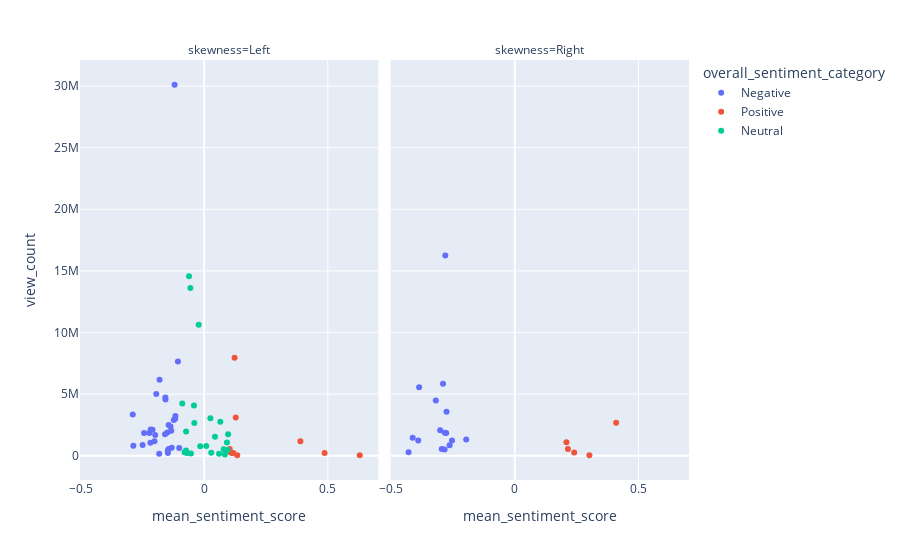

Notebook source saved alongside this figure:
### Code cell
fig = px.scatter(video_df_top, x="mean_sentiment_score", y="view_count" , hover_data=['video_title' , 'upload_date' ,'mean_sentiment_score' , 'median_sentiment_score' ,'skewness' ,'overall_sentiment_category'] , color = 'overall_sentiment_category' , facet_col = 'skewness')
fig.show()

### Figure 1 — Plotly figure (JSON) as saved in the notebook; plotly's stock layout.template omitted (floating-point values rounded to 4 significant figures; data arrays with more than 128 entries replaced by an {"elided": "..."} marker saying what was removed)
{"data": [{"customdata": {"elided": "30x5 mixed values"}, "hovertemplate": "overall_sentiment_category=%{customdata[4]}<br>skewness=%{customdata[3]}<br>mean_sentiment_score=%{x}<br>view_count=%{y}<br>video_title=%{customdata[0]}<br>upload_date=%{customdata[1]}<br>median_sentiment_score=%{customdata[2]}<extra></extra>", "legendgroup": "Negative", "marker": {"color": "#636efa", "symbol": "circle"}, "mode": "markers", "name": "Negative", "orientation": "v", "showlegend": true, "type": "scatter", "x": [-0.1819, -0.2175, -0.1311, -0.157, -0.1466, -0.1468, -0.1439, -0.1804, -0.123, -0.1567, -0.1938, -0.2164, -0.2889, -0.1164, -0.2009, -0.1435, -0.1195, -0.2865, -0.1361, -0.1061, -0.1982, -0.1331, -0.243, -0.249, -0.101, -0.1584, -0.1171, -0.1487, -0.2215, -0.2089], "xaxis": "x", "y": [154792, 1038455, 650797, 4715317, 435588, 223064, 2493035, 6163849, 2900702, 4554853, 5004675, 2116905, 3348675, 3214566, 1160878, 546741, 30106646, 806622, 2370984, 7633883, 1681458, 2018008, 1837882, 866417, 625339, 1729501, 3004250, 1871976, 1835207, 2103937], "yaxis": "y"}, {"customdata": [["I got thumbnail advice from MrBeast 😏", "2021-09-02T00:00:00", -0.6546, "Right", "Negative"], ["I tried flipping NFTs… here’s how much I made.", "2021-10-27T00:00:00", -0.5903, "Right", "Negative"], ["How much I made selling dollar store items online…", "2022-01-17T00:00:00", -0.7247, "Right", "Negative"], ["I tried finding profitable flips at Walmart…", "2022-02-25T00:00:00", -0.5352, "Right", "Negative"], ["Why I spent $3k on a full send metacard NFT (Nelk)", "2022-03-15T00:00:00", -0.497, "Right", "Negative"], ["I tried finding profitable flips at Goodwill…", "2022-03-24T00:00:00", -0.7108, "Right", "Negative"], ["I tried finding profitable flips at Walmart AGAIN", "2022-04-01T00:00:00", -0.6003, "Right", "Negative"], ["I looked for profit in a RICH CITY thrift store", "2022-05-27T00:00:00", -0.5032, "Right", "Negative"], ["Confronting the seller of the “cheapest rolex on ebay”", "2022-06-10T00:00:00", -0.6301, "Right", "Negative"], ["Surprising her with the cheapest rolex on eBay", "2022-06-13T00:00:00", -0.4919, "Right", "Negative"], ["Did this seller scam me with her rolex?", "2022-06-22T00:00:00", -0.6071, "Right", "Negative"], ["I tried going viral as a small brand", "2022-07-01T00:00:00", -0.5251, "Right", "Negative"], ["I’m turning a meme page into a business", "2022-07-22T00:00:00", -0.6512, "Right", "Negative"], ["How much iPhone box costs to make in USA vs. China", "2022-07-30T00:00:00", -0.6098, "Right", "Negative"], ["Is Gold Pay Dirt A Good Side Hustle?", "2022-08-22T00:00:00", -0.5344, "Right", "Negative"], ["How much gold I found in Amazon pay dirt", "2022-08-23T00:00:00", -0.4901, "Right", "Negative"]], "hovertemplate": "overall_sentiment_category=%{customdata[4]}<br>skewness=%{customdata[3]}<br>mean_sentiment_score=%{x}<br>view_count=%{y}<br>video_title=%{customdata[0]}<br>upload_date=%{customdata[1]}<br>median_sentiment_score=%{customdata[2]}<extra></extra>", "legendgroup": "Negative", "marker": {"color": "#636efa", "symbol": "circle"}, "mode": "markers", "name": "Negative", "orientation": "v", "showlegend": false, "type": "scatter", "x": [-0.2954, -0.3193, -0.4127, -0.2809, -0.2837, -0.3904, -0.3017, -0.283, -0.2539, -0.1965, -0.2635, -0.2759, -0.4294, -0.3868, -0.2772, -0.2901], "xaxis": "x2", "y": [532261, 4474616, 1452106, 16236845, 508914, 1220806, 2057610, 1861965, 1234922, 1316230, 853458, 3554636, 269367, 5546984, 1844903, 5827039], "yaxis": "y2"}, {"customdata": [["My New Money Printing Tablet Farm", "2022-01-07T00:00:00", 0.1564, "Left", "Positive"], ["What influencers actually get for free…", "2022-03-08T00:00:00", 0.13, "Left", "Positive"], ["I upgraded my $ making hotspot (week 2 results)", "2022-03-10T00:00:00", 0.1609, "Left", "Positive"], ["I Bought The Cheapest Rolex On eBay", "2022-06-08T00:00:00", 0.1507, "Left", "Positive"], ["Taste testing the most expensive water on Amazon", "2022-07-07T00:00:00", 0.1462, "Left", "Positive"], ["I paid Fiverr to redesign my product packaging", "2022-07-14T00:00:00", 0.1508, "Left", "Positive"], ["saying goodbye…", "2022-08-03T00:00:00", 0.6382, "Left", "Positive"], ["I Bought Gold Pay Dirt And Made $______", "2022-08-19T00:00:00", 0.1465, "Left", "Positive"], ["I bought $500 worth of G-Shock￼￼ watches", "2022-10-14T00:00:00", 0.4699, "Left", "Positive"], ["Anyone need a new camera?", "2022-11-01T00:00:00", 0.7874, "Left", "Positive"]], "hovertemplate": "overall_sentiment_category=%{customdata[4]}<br>skewness=%{customdata[3]}<br>mean_sentiment_score=%{x}<br>view_count=%{y}<br>video_title=%{customdata[0]}<br>upload_date=%{customdata[1]}<br>median_sentiment_score=%{customdata[2]}<extra></extra>", "legendgroup": "Positive", "marker": {"color": "#EF553B", "symbol": "circle"}, "mode": "markers", "name": "Positive", "orientation": "v", "showlegend": true, "type": "scatter", "x": [0.1114, 0.1067, 0.1033, 0.1177, 0.1276, 0.1229, 0.4871, 0.1336, 0.389, 0.629], "xaxis": "x", "y": [225342, 270517, 541794, 221018, 3095865, 7941682, 215543, 37322, 1162979, 40723], "yaxis": "y"}, {"customdata": [["A multimillionaire CEO’s secret manufacturing tip", "2022-02-18T00:00:00", 0.1608, "Right", "Positive"], ["I made a diamond play button out of paper", "2022-03-02T00:00:00", 0.1789, "Right", "Positive"], ["I tried starting a streetwear brand for $70", "2022-03-07T00:00:00", 0.1591, "Right", "Positive"], ["My sneaky plan to monetize my meme page…", "2022-05-18T00:00:00", 0.1375, "Right", "Positive"], ["My Money Printing Tablet Farm Journey (How much I made)", "2022-05-24T00:00:00", 0.1683, "Right", "Positive"]], "hovertemplate": "overall_sentiment_category=%{customdata[4]}<br>skewness=%{customdata[3]}<br>mean_sentiment_score=%{x}<br>view_count=%{y}<br>video_title=%{customdata[0]}<br>upload_date=%{customdata[1]}<br>median_sentiment_score=%{customdata[2]}<extra></extra>", "legendgroup": "Positive", "marker": {"color": "#EF553B", "symbol": "circle"}, "mode": "markers", "name": "Positive", "orientation": "v", "showlegend": false, "type": "scatter", "x": [0.2088, 0.41, 0.215, 0.2402, 0.3017], "xaxis": "x2", "y": [1092992, 2674456, 530461, 252723, 32861], "yaxis": "y2"}, {"customdata": [["At 25yo I was doing $100k per month on eBay", "2022-01-24T00:00:00", 0.1503, "Left", "Neutral"], ["I Paid Fiverr Video Editors To Make A Commercial", "2022-01-25T00:00:00", 0.1386, "Left", "Neutral"], ["How much my Pokémon cards investment is worth 💰", "2022-01-26T00:00:00", 0.1308, "Left", "Neutral"], ["How I built a tablet farm that makes me money…", "2022-01-28T00:00:00", 0.1246, "Left", "Neutral"], ["I made a chain so I can wear my NFT’s…", "2022-02-02T00:00:00", 0.1297, "Left", "Neutral"], ["How to grow $1k into $1mil online (what I did)", "2022-02-04T00:00:00", 0.1206, "Left", "Neutral"], ["Ranking side hustles I’ve tried from worst to best", "2022-02-14T00:00:00", 0.1413, "Left", "Neutral"], ["I built a sunglasses brand to compete with Ray-Ban", "2022-02-24T00:00:00", 0.1253, "Left", "Neutral"], ["I tried making a pro commercial for under $500", "2022-04-21T00:00:00", 0.1314, "Left", "Neutral"], ["I bought a Pokémon collection to flip for profit (AGAIN)", "2022-04-29T00:00:00", 0.1356, "Left", "Neutral"], ["Make this ONE change to 2x your eBay/Amazon sales", "2022-05-20T00:00:00", 0.1381, "Left", "Neutral"], ["Did I find real Yeezy slides?", "2022-05-30T00:00:00", 0.1164, "Left", "Neutral"], ["I’m building a sunglasses brand to compete with Rayban (ep.2)", "2022-06-28T00:00:00", 0.1338, "Left", "Neutral"], ["I tried turning $21 into $100 in profit (30min challenge)", "2022-07-12T00:00:00", 0.1206, "Left", "Neutral"], ["I bought a questionable pineapple…", "2022-07-20T00:00:00", 0.1254, "Left", "Neutral"], ["How she started a $10mil per year “side hustle”", "2022-07-28T00:00:00", 0.1222, "Left", "Neutral"], ["Revealing My Entire Pokémon Investment", "2022-08-08T00:00:00", 0.1472, "Left", "Neutral"], ["He sold me fake Pokémon cards… maybe?", "2022-08-12T00:00:00", 0.1329, "Left", "Neutral"], ["I got a gadget filled mystery box in the mail #shorts #sponsored", "2022-08-31T00:00:00", 0.1342, "Left", "Neutral"], ["I paid an artist $20 to turn Yeezy sneakers into sunglasses", "2022-09-01T00:00:00", 0.1313, "Left", "Neutral"], ["Testing the world’s brightest flashlight OUTSIDE", "2022-09-08T00:00:00", 0.1384, "Left", "Neutral"], ["I manufactured Yeezy sunglasses from scratch", "2022-10-12T00:00:00", 0.154, "Left", "Neutral"], ["Confronting the seller of a questionable Kobe autograph", "2022-11-02T00:00:00", 0.1166, "Left", "Neutral"]], "hovertemplate": "overall_sentiment_category=%{customdata[4]}<br>skewness=%{customdata[3]}<br>mean_sentiment_score=%{x}<br>view_count=%{y}<br>video_title=%{customdata[0]}<br>upload_date=%{customdata[1]}<br>median_sentiment_score=%{customdata[2]}<extra></extra>", "legendgroup": "Neutral", "marker": {"color": "#00cc96", "symbol": "circle"}, "mode": "markers", "name": "Neutral", "orientation": "v", "showlegend": true, "type": "scatter", "x": [0.07892, 0.09683, -0.06127, -0.05612, 0.0838, -0.07903, 0.0249, -0.03982, 0.06025, 0.0437, 0.09203, -0.04126, -0.01623, -0.07333, -0.02234, -0.05356, 0.06532, -0.07357, -0.07036, -0.08861, 0.02862, 0.09488, 0.00832], "xaxis": "x", "y": [521855, 1744928, 14570731, 13609004, 98791, 268687, 3036555, 2644327, 150244, 1533920, 1075509, 4074711, 771667, 1952270, 10616068, 180821, 2756855, 421491, 211944, 4234596, 229984, 455182, 781610], "yaxis": "y"}], "layout": {"annotations": [{"font": {}, "showarrow": false, "text": "skewness=Left", "x": 0.245, "xanchor": "center", "xref": "paper", "y": 1, "yanchor": "bottom", "yref": "paper"}, {"font": {}, "showarrow": false, "text": "skewness=Right", "x": 0.755, "xanchor": "center", "xref": "paper", "y": 1, "yanchor": "bottom", "yref": "paper"}], "legend": {"title": {"text": "overall_sentiment_category"}, "tracegroupgap": 0}, "margin": {"t": 60}, "xaxis": {"anchor": "y", "domain": [0, 0.49], "title": {"text": "mean_sentiment_score"}}, "xaxis2": {"anchor": "y2", "domain": [0.51, 1], "matches": "x", "title": {"text": "mean_sentiment_score"}}, "yaxis": {"anchor": "x", "domain": [0, 1], "title": {"text": "view_count"}}, "yaxis2": {"anchor": "x2", "domain": [0, 1], "matches": "y", "showticklabels": false}}}
